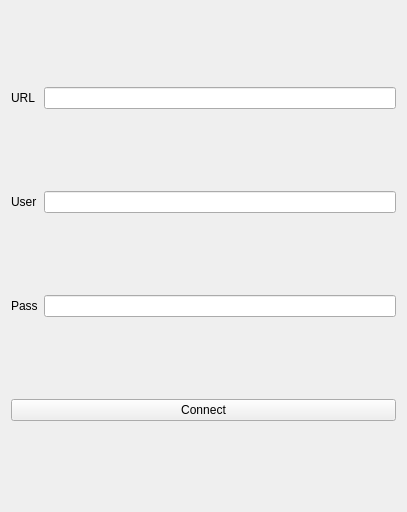
<?xml version="1.0" encoding="UTF-8"?>
<ui version="4.0">
 <class>Form</class>
 <widget class="QWidget" name="Form">
  <property name="geometry">
   <rect>
    <x>0</x>
    <y>0</y>
    <width>407</width>
    <height>512</height>
   </rect>
  </property>
  <property name="windowTitle">
   <string>Form</string>
  </property>
  <layout class="QGridLayout" name="gridLayout">
   <item row="0" column="0">
    <widget class="QLabel" name="urlLabel">
     <property name="text">
      <string>URL</string>
     </property>
    </widget>
   </item>
   <item row="0" column="1">
    <widget class="QLineEdit" name="urlEdit"/>
   </item>
   <item row="1" column="0">
    <widget class="QLabel" name="label_2">
     <property name="text">
      <string>User</string>
     </property>
    </widget>
   </item>
   <item row="1" column="1">
    <widget class="QLineEdit" name="userEdit"/>
   </item>
   <item row="2" column="0">
    <widget class="QLabel" name="label_3">
     <property name="text">
      <string>Pass</string>
     </property>
    </widget>
   </item>
   <item row="2" column="1">
    <widget class="QLineEdit" name="passEdit">
     <property name="echoMode">
      <enum>QLineEdit::Password</enum>
     </property>
    </widget>
   </item>
   <item row="3" column="0" colspan="2">
    <widget class="QPushButton" name="connectButton">
     <property name="text">
      <string>Connect</string>
     </property>
    </widget>
   </item>
  </layout>
 </widget>
 <resources/>
 <connections/>
</ui>
